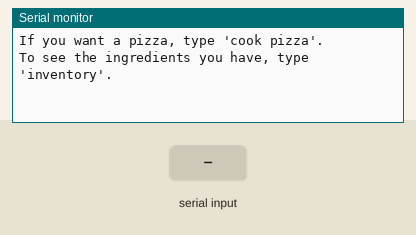
Bench run of a sketch on a simulated Arduino Uno, built with avr-gcc and run on an emulated ATmega328P. On the bench: the last lines printed to the serial monitor. The inputs (shaded band) are chosen by the test bench.

Above: at 4.2 s.
4.3 s: "cook pizza" received over Serial
At 6.1 s:
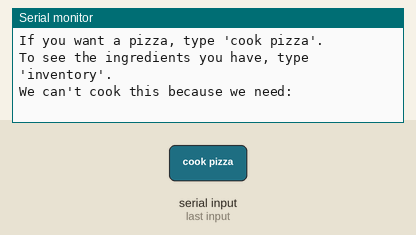
9.8 s: "inventory" received over Serial
At 12.7 s:
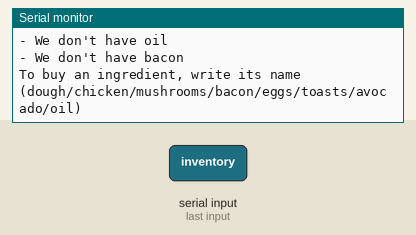
12.8 s: "toasts" received over Serial
At 14.7 s:
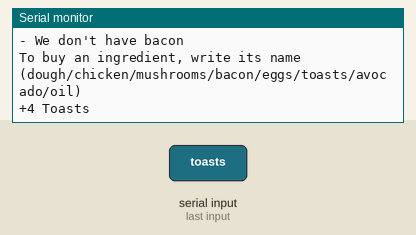
15.3 s: "avocado" received over Serial
At 16.6 s:
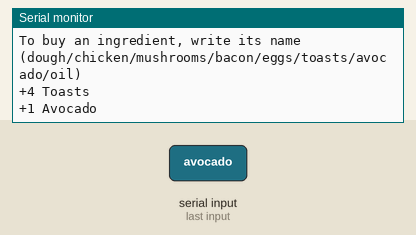
17.8 s: "eggs" received over Serial
At 19.6 s:
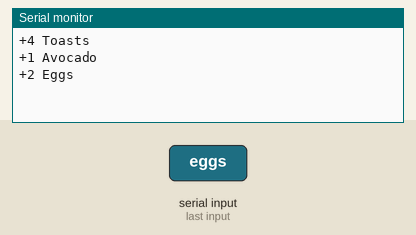
20.3 s: "oil" received over Serial
At 22.7 s:
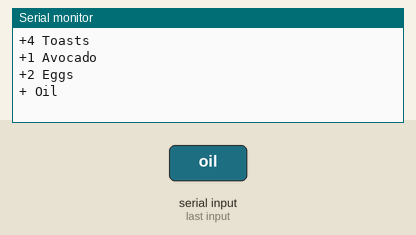

The sketch:

cook_4.ino
```cpp
//This program extends the cooking system 3 to include another recipe: a pizza. It also includes an inventory.
//The first thing you see at the top of the program are the different ingredients (which are variables) and the quantities you have.
//I have decided to set all the values to 0, and, as you can 'buy' ingredients by typing their names, you are free to 'buy' only the ones you need to make the recipe you want.
//In the setup first we initiate the Serial Monitor.
//Then, automatically, some welcome sentences are displayed, with a second of delay between each of these.
//These sentences are some basic instructions to use the program.
//In the loop, the code is continuously reading the input ( String input = Serial.readString(); )
//Then we have the first 'if' of the program, its purpose is to only send the input to the function 'decide' if there is something written.
//In the 'decide' there are a number of different 'ifs'.
//The first three are to call different functions.
//The following ones are to 'buy ingredients'. For example, if I type 'avocado' the system increments the value for 'avocado' by one, and also prints in the Serial Monitor '+1 Avocado'.
//This happens with all the ingredients.
//If instead of typing the name of an ingredient, I type 'cook toasts with fried eggs and avocado' or 'cook pizza', then the program calls one function (cooktoasts) or another (cookpizza).
//These two functions are almost the same, what changes are the ingredients and quantities.
//These functions first compare the ingredients that the system has with the ones needed.
//If the system has enough ingredients, it prints a number of sentences that 'simulate' that the system has cooked what you wanted, then the quantities are adjusted, as the system has wasted some ingredients,
//If the system hasn't got enough ingredients, it prints "We can't cook this because we need:" and then it writes down the ingredients that are missing.
//This is done with the use of 'ifs'.
//Finnaly, at the bottom of the program you can see the 'inventory' function. This dislpays the quantities and ingredients the system has. You can check the inventory by typing 'inventory'.


int eggs = 0;
int toasts = 0;
bool oil = false;
double avocado  = 0;
int dough = 0;
double chicken = 0;
int mushrooms = 0;
bool bacon = 0;


void setup(){

Serial.begin(9600);
Serial.println("What would you want to cook, toasts with fried eggs and avocado or pizza?");
delay(1000);
Serial.println("If you want toasts with fried eggs and avocado, type 'cook toasts with fried eggs and avocado'.");
delay(1000);
Serial.println("If you want a pizza, type 'cook pizza'.");
delay(1000);
Serial.println("\nTo see the ingredients you have, type 'inventory'.");
}

void loop(){
 // put your main code here, to run repeatedly:
 String input = Serial.readString();
if(input != ""){
input.trim();
decide(input);
}
}


void cooktoasts(){
if(eggs >= 2 &&
 toasts >= 2 &&
 avocado >= 0.5 && oil ){
Serial.println("\n\nWe are cooking toasts");
delay(1000);
Serial.println("cooking...");
delay(1000);
Serial.println("cooking...");
delay(1000);
Serial.println("cooking...");
delay(1000);
Serial.println("Here you have toasts with fried eggs and avocado!");
Serial.println("\n\n");
 eggs = eggs - 2;
 toasts = toasts - 2;
 avocado = avocado - 0.5;
 }

 else {

 Serial.println("\n\n");
 Serial.println("We can't cook this because we need:");
 delay(1000);

 if(eggs < 2) {Serial.println("- Eggs");
 delay(1000);
 }
 if(toasts < 2) {Serial.println("- Toasts");
 delay(1000);
 }
 if(avocado < 0.5) {Serial.println("- Avocado");
 delay(1000);
 }
 if(oil == false) {Serial.println("- Oil");
 delay(1000);
 }
 Serial.println("To buy an ingredient, write its name (eggs/toasts/avocado/oil)");
 Serial.println("\n\n");
}
}

void cookpizza(){
if(dough >= 1 &&
 chicken >= 0.5 &&
 mushrooms >= 6 &&
 bacon){
Serial.println("\n\nWe are cooking pizza");
delay(1000);
Serial.println("cooking...");
delay(1000);
Serial.println("cooking...");
delay(1000);
Serial.println("cooking...");
delay(1000);
Serial.println("Here you have your pizza!");
Serial.println("\n\n");
 dough = dough - 1;
 chicken = chicken - 0.5;
 mushrooms = mushrooms - 6;
 bacon = false;
 }

 else {

 Serial.println("\n\n");
 Serial.println("We can't cook this because we need:");
 delay(1000);

 if(dough < 1) {Serial.println("- Dough");
 delay(1000);
 }
 if(chicken < 0.5) {Serial.println("- Chicken");
 delay(1000);
 }
 if(mushrooms < 6) {Serial.println("- Mushrooms");
 delay(1000);
 }
 if(bacon == false) {Serial.println("- Bacon");
 delay(1000);
 }
 Serial.println("To buy an ingredient, write its name (dough/chicken/mushrooms/bacon)");
 Serial.println("\n\n");
}
}

void decide(String input){
if(input=="cook toasts with fried eggs and avocado"){
cooktoasts();
}

if(input=="cook pizza"){
cookpizza();
}

if(input=="inventory"){
inventory();
}

if(input=="toasts"){toasts = toasts + 4;
Serial.println("+4 Toasts");
}

if(input=="avocado"){avocado++;
Serial.println("+1 Avocado");
}

if(input=="eggs"){eggs = eggs + 2;
Serial.println("+2 Eggs");
}

if(input=="oil"){oil = true;
Serial.println("+ Oil");
}

if(input=="dough"){dough = dough + 2;
Serial.println("+2 Doughs");
}

if(input=="chicken"){chicken = chicken + 1;
Serial.println("+1 Chicken");
}

if(input=="mushrooms"){mushrooms = mushrooms + 10;
Serial.println("+10 Mushrooms");
}

if(input=="bacon"){bacon = true;
Serial.println("+ Bacon");
}
}

void inventory(){
Serial.println("\nThese are the ingredients we have at the moment:");
delay(1000);
Serial.print("- ");
Serial.print(eggs);
Serial.println(" egg(s)");
Serial.print("- ");
Serial.print(toasts);
Serial.println(" toast(s)");
Serial.print("- ");
Serial.print(avocado);
Serial.println(" avocado(s)");
Serial.print("- ");
Serial.print(dough);
Serial.println(" dough(s)");
Serial.print("- ");
Serial.print(chicken);
Serial.println(" chicken(s)");
Serial.print("- ");
Serial.print(mushrooms);
Serial.println(" mushroom(s)");
if(oil){Serial.println("- oil");}
  else{Serial.println("- We don't have oil");}
if(bacon){Serial.println("- bacon");}
  else{Serial.println("- We don't have bacon");}
Serial.println("\nTo buy an ingredient, write its name (dough/chicken/mushrooms/bacon/eggs/toasts/avocado/oil)");
}
```

Measured:
- after the input at 4.3 s, the serial monitor: prints a new line after 1.0 s (image 1)
- after the input at 9.8 s, the serial monitor: prints a new line after 1.5 s (image 2)
- after the input at 12.8 s, the serial monitor: prints a new line after 1.0 s (image 3)
- after the input at 15.3 s, the serial monitor: prints a new line after 1.0 s (image 4)
- after the input at 17.8 s, the serial monitor: prints a new line after 1.0 s (image 5)
- after the input at 20.3 s, the serial monitor: prints a new line after 1.0 s (image 6)
